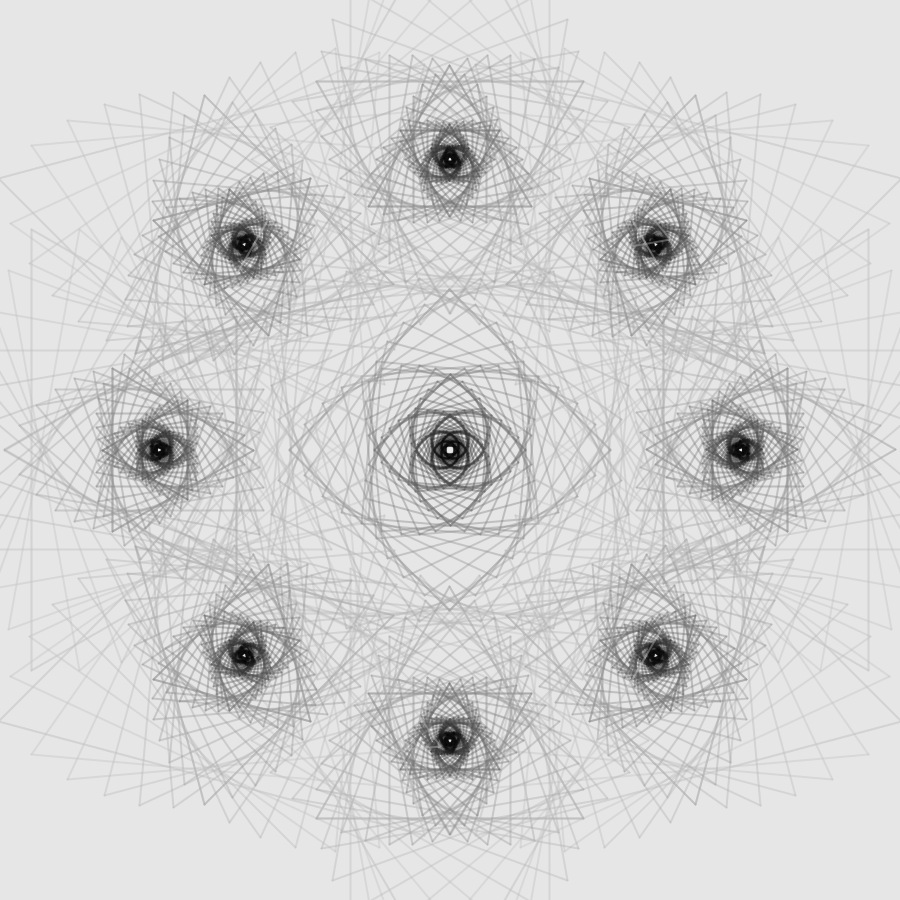
Frame 1 (no input)
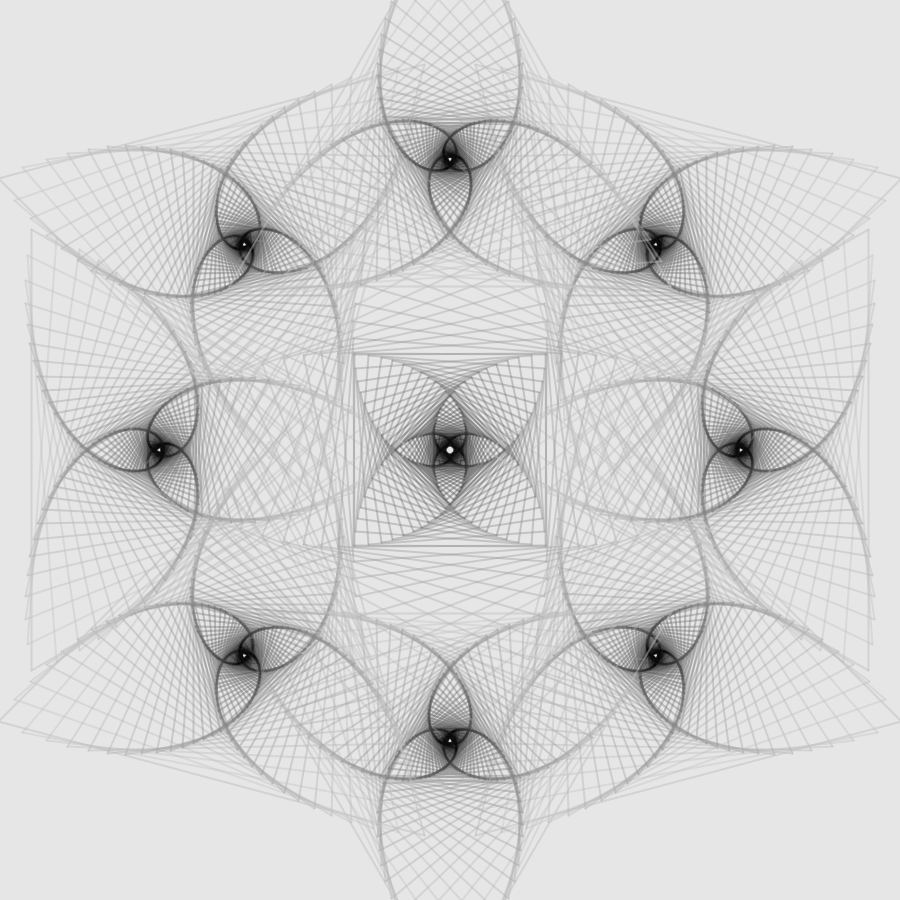
Frame 60 (the mouse pressed at the canvas centre just before this capture)
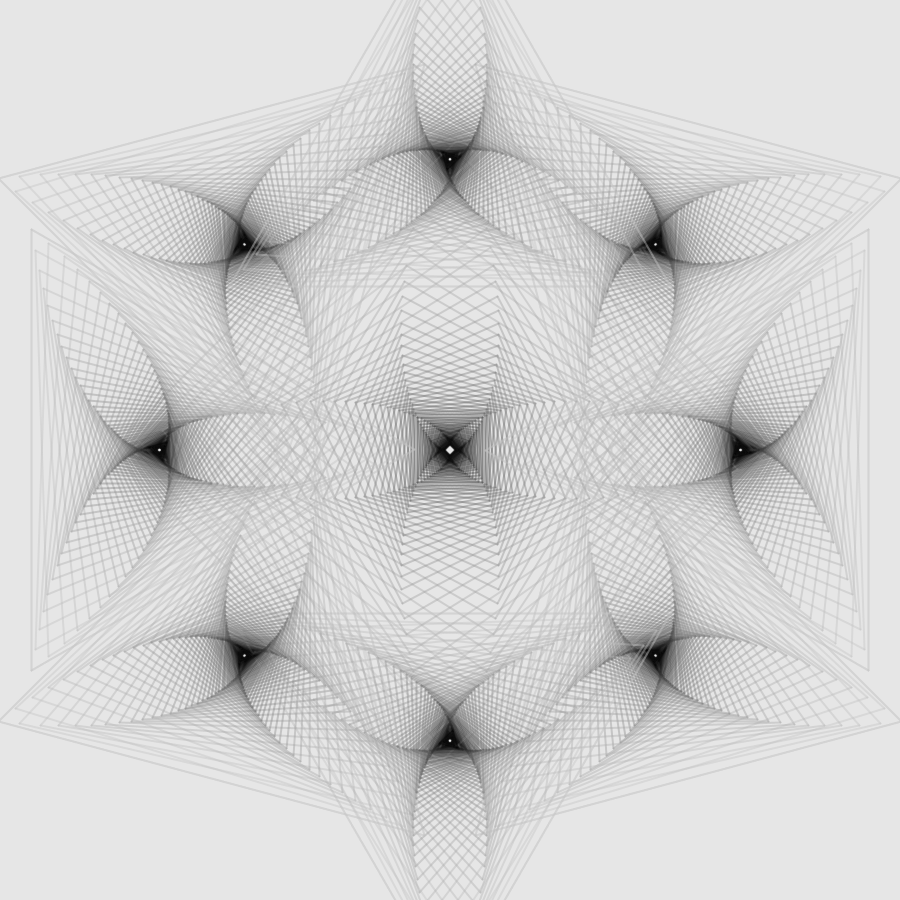
Frame 120 (the mouse held since frame 60 and released just before this capture)

The Processing sketch that drew these frames (run headless with seeded random() and noise(); from frame 60 on, the mouse is pressed at the canvas centre):

// Processing sketch: happyAccident_6
// ── happyAccident_6.pde
//Owen Meyer
//not the cleanest code ever written, but it makes a nice effect

Turtle turtle;
int sideCount = 3;       //number of sides per gon
float Radius = 170;      //intial gon size
int Spin = 8;            //degrees of rotation for spinGon

float spinner = -10;
float inc = .1;

void setup() {

  size( 900,900 );
  strokeWeight( 2 );
  smooth();
  //frameRate( 2);

  turtle = new Turtle();
  //println("dir start:" + turtle.dir/360 );
}


void draw() {


  background( 230 );
  //turtle.right(1);  rotate test

  // functionZ(oneX,oneY);
  // functionZ(twoX,twoY);
  // functionZ(threeX,threeY);
  // functionZ(fourX, fourY);
  // turtle.x = width/2;
  // turtle.y = height/2;
  //spinGon( sideCount,Radius, (mouseX + mouseY)/100);
  functionZ( width/2, height/2,-1,spinner );
  functionZ( width/2, height/2,1,spinner );
  spinner = spinner + inc;
  if(spinner > 10){
    spinner= -10;
  }


}



void functionZ(int xX, int yY, int flip,float spinner) {


  turtle.setxy( xX, yY );
  spinGon( 4, Radius*2, spinner*flip);

  //turtle.pd();
  //turtle.forward( Radius + ( Radius / 2 ) );
  //println("x1:" + turtle.x);
  //println("y1:" + turtle.y);
  //cGon( sideCount, Radius/2 );
  //println("x2:" + turtle.x);
  //println("y2:" + turtle.y);
  //turtle.right( 180. );
  //turtle.forward( Radius + ( Radius / 2 ) );
  //turtle.left( 180. );

  //reset initial state for accumulative error
  turtle.seth( -90 );
  turtle.setxy( xX, yY );
  //println( turtle.dir );

  float turnRatio = 360. / 8;
  float rotater = 360. / 4;

  for( int idx = 0; idx < 8; idx ++ ) {

    turtle.right( turnRatio );  //turn ratio
    turtle.forward( Radius + ( Radius *.71 ) );
    turtle.left( rotater );   //turn ratio * 2 ( this sets the smaller gon to the right rotation for its travel

    spinGon( sideCount, Radius*1.5, spinner*flip);
    //turtle.right( 360. / 4 );  //rotate back turn ratio * 2
    //turtle.right( 180. );
    turtle.seth( -90 );
    turtle.setxy( xX, yY );
    turnRatio = turnRatio + ( 360. / 8 );
    rotater = rotater + 360./4;
    //spinner++;
    
  }
}


void cGon( int sidecount, float radius ) {

  //parameters of a gon
  float angle1 = ( 180. - (360./sidecount) )/2;     //initial rotation angle into gon drawing after coming up from turtle start
  float sideLength = ( sin(radians(( 360. / sidecount )/2))*2 ) * radius;    //calcs polygon side length from 360 deg. and number of poly sides
  float angle2 = 360. / sidecount;       //angle to rotate turtle between side drawing
  float angle3 = ( 180. + (360. / sidecount ) )/2;   //angle to rotate to return to center of gon
  //println( "angle1:" + angle1 );
  //println( "angle2:" + angle2 );
  //println( "angle3:" + angle3 );

  //gets the turtle to the starting point
  turtle.pu();               //pen up
  turtle.forward( radius );  //radius of gon 
  turtle.right( angle1 );    //initial turn before commencing to draw a gon
  turtle.pd();               //pen down

  //Draws the sides of the gon
  for( int idx = 0; idx < sidecount; idx++ ) {

    turtle.right( angle2 );    //rotation between drawing sides
    turtle.forward( sideLength );    //go ahead and actually draw a side
  }

  //Returns turtle to initial state
  //println("dir, before return:"+turtle.dir);
  turtle.right( angle3 );          //angle to rotate to face turtle at starting position
  turtle.pu();                       //pen up
  turtle.forward( radius );           //move turtle back to start
  turtle.right( 180. );                //rotate turtle to starting heading
}

void spinGon( int sidecount, float radius, float spin ) {

  int colorC = 200;
  float angle1 = ( 180.-(360./sidecount) )/2;     //initial rotation angle into gon drawing after coming up from turtle start
  float sideLength = ( sin(radians(( 360./sidecount )/2))*2 )*radius;    //calcs polygon side length from 360 deg. and number of poly sides
  float angle2 = 360./sidecount;       //angle to rotate turtle between side drawing
  float angle3 = ( 180.+(360./sidecount) )/2;   //angle to rotate to return to center of gon
  int spin_num = 50;     //number of consecutive gons to draw
  float scaled = 1;       //to make consecutive gons bigger or smaller
  for(int spinx = 0; spinx < spin_num; spinx++) {
    turtle.c = color(colorC,100);

    turtle.pu();
    turtle.forward( radius * scaled );
    turtle.right( angle1 );
    turtle.pd();

    for( int idx = 0; idx < sidecount; idx++) {

      turtle.right( angle2 );
      turtle.forward( sideLength * scaled );
    }

    turtle.right( angle3 );
    turtle.pu();
    turtle.forward( radius * scaled );
    turtle.right( 180 + spin );   //180 here would be consentric gons without spin
    scaled = scaled * .92;
    colorC -= 5;
    if(colorC < 0){
      colorC = 20;
    }
  }
}




// create a class for turtle geometry
// forward, backward, turnLeft, turnRight
// drawiOn, drawOff
// Richard
// Sept 2010


class Turtle {
  color c;
  float x, y;  //position
  float dir;  //counter clockwise from x-axis
  int drawing;  //draw when the turtle moves

  // constructor
  Turtle() {
    c = color( 43, 131, 42 ); //green
    x = width/2;
    y = height/2;
    dir = -90;
    drawing = 1;  //drawing on
  } 

  // pen up, pen down
  void pu() {
    drawing = 0;
  }

  void pd() {
    drawing = 1;
  }


  // set position
  void setxy (float xpos, float ypos) {
    x = xpos;
    y = ypos;
  }

  // set heading
  void seth (float h) {
    dir = h;
  }

  // move commands
  void forward(float dis) {
    float del_x = dis * cos(radians(dir));
    float del_y = dis * sin(radians(dir));
    if (drawing==1) {
      stroke(c);
      line(x, y, x + del_x, y + del_y);
    }

    // update xpos, ypos
    x += del_x;
    y += del_y;
  }

  void right(float theta) {
    dir += theta;
  }

  void left(float theta) {
    dir -= theta;
  }

  void draw_icon() {
    stroke(0,255,0);  //green
    triangle(x, y, 
    x+10*cos(radians(dir-135)), y+10*sin(radians(dir-135)), 
    x+10*cos(radians(dir+135)), y+10*sin(radians(dir+135)));
    stroke(c);
  }
}
